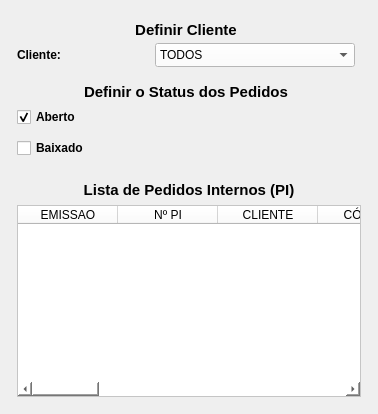
      <widget class="QWidget" name="tab_4">
       <attribute name="title">
        <string>Pedido Interno (PI)</string>
       </attribute>
       <layout class="QVBoxLayout" name="verticalLayout_2">
        <item>
         <widget class="QWidget" name="widget_2" native="true">
          <layout class="QVBoxLayout" name="verticalLayout_3">
           <property name="spacing">
            <number>6</number>
           </property>
           <property name="leftMargin">
            <number>0</number>
           </property>
           <property name="topMargin">
            <number>0</number>
           </property>
           <property name="rightMargin">
            <number>0</number>
           </property>
           <property name="bottomMargin">
            <number>0</number>
           </property>
           <item>
            <widget class="QWidget" name="widget_3" native="true">
             <property name="maximumSize">
              <size>
               <width>16777215</width>
               <height>160</height>
              </size>
             </property>
             <layout class="QHBoxLayout" name="horizontalLayout_5">
              <property name="leftMargin">
               <number>0</number>
              </property>
              <property name="topMargin">
               <number>0</number>
              </property>
              <property name="rightMargin">
               <number>0</number>
              </property>
              <property name="bottomMargin">
               <number>0</number>
              </property>
              <item>
               <widget class="QWidget" name="widget_Cor1" native="true">
                <property name="sizePolicy">
                 <sizepolicy hsizetype="Preferred" vsizetype="Preferred">
                  <horstretch>0</horstretch>
                  <verstretch>0</verstretch>
                 </sizepolicy>
                </property>
                <property name="minimumSize">
                 <size>
                  <width>350</width>
                  <height>0</height>
                 </size>
                </property>
                <property name="maximumSize">
                 <size>
                  <width>350</width>
                  <height>16777215</height>
                 </size>
                </property>
                <property name="styleSheet">
                 <string notr="true"/>
                </property>
                <layout class="QVBoxLayout" name="verticalLayout_8">
                 <property name="spacing">
                  <number>1</number>
                 </property>
                 <property name="leftMargin">
                  <number>1</number>
                 </property>
                 <property name="topMargin">
                  <number>10</number>
                 </property>
                 <property name="rightMargin">
                  <number>1</number>
                 </property>
                 <property name="bottomMargin">
                  <number>6</number>
                 </property>
                 <item>
                  <widget class="QLabel" name="label_55">
                   <property name="minimumSize">
                    <size>
                     <width>0</width>
                     <height>0</height>
                    </size>
                   </property>
                   <property name="maximumSize">
                    <size>
                     <width>16777215</width>
                     <height>25</height>
                    </size>
                   </property>
                   <property name="font">
                    <font>
                     <pointsize>11</pointsize>
                     <weight>75</weight>
                     <bold>true</bold>
                    </font>
                   </property>
                   <property name="text">
                    <string>Definir Cliente</string>
                   </property>
                   <property name="alignment">
                    <set>Qt::AlignCenter</set>
                   </property>
                  </widget>
                 </item>
                 <item>
                  <widget class="QWidget" name="widget_31" native="true">
                   <property name="minimumSize">
                    <size>
                     <width>0</width>
                     <height>30</height>
                    </size>
                   </property>
                   <property name="maximumSize">
                    <size>
                     <width>16777215</width>
                     <height>30</height>
                    </size>
                   </property>
                   <property name="styleSheet">
                    <string notr="true"/>
                   </property>
                   <layout class="QHBoxLayout" name="horizontalLayout_27">
                    <property name="spacing">
                     <number>5</number>
                    </property>
                    <property name="leftMargin">
                     <number>5</number>
                    </property>
                    <property name="topMargin">
                     <number>3</number>
                    </property>
                    <property name="rightMargin">
                     <number>5</number>
                    </property>
                    <property name="bottomMargin">
                     <number>3</number>
                    </property>
                    <item>
                     <widget class="QLabel" name="label_58">
                      <property name="minimumSize">
                       <size>
                        <width>75</width>
                        <height>0</height>
                       </size>
                      </property>
                      <property name="maximumSize">
                       <size>
                        <width>75</width>
                        <height>16777215</height>
                       </size>
                      </property>
                      <property name="font">
                       <font>
                        <pointsize>9</pointsize>
                        <weight>75</weight>
                        <bold>true</bold>
                       </font>
                      </property>
                      <property name="text">
                       <string>Cliente:</string>
                      </property>
                      <property name="alignment">
                       <set>Qt::AlignLeading|Qt::AlignLeft|Qt::AlignVCenter</set>
                      </property>
                     </widget>
                    </item>
                    <item>
                     <widget class="QLabel" name="label_5">
                      <property name="text">
                       <string/>
                      </property>
                     </widget>
                    </item>
                    <item>
                     <widget class="QComboBox" name="combo_Cliente_PI">
                      <property name="sizePolicy">
                       <sizepolicy hsizetype="Preferred" vsizetype="Preferred">
                        <horstretch>0</horstretch>
                        <verstretch>0</verstretch>
                       </sizepolicy>
                      </property>
                      <property name="minimumSize">
                       <size>
                        <width>200</width>
                        <height>0</height>
                       </size>
                      </property>
                      <property name="maximumSize">
                       <size>
                        <width>200</width>
                        <height>16777215</height>
                       </size>
                      </property>
                      <property name="font">
                       <font>
                        <pointsize>9</pointsize>
                       </font>
                      </property>
                      <property name="styleSheet">
                       <string notr="true">background-color: rgb(255, 255, 255);</string>
                      </property>
                      <item>
                       <property name="text">
                        <string>TODOS</string>
                       </property>
                      </item>
                      <item>
                       <property name="text">
                        <string>103 - HOMEBAG</string>
                       </property>
                      </item>
                      <item>
                       <property name="text">
                        <string>2 - KOBA</string>
                       </property>
                      </item>
                      <item>
                       <property name="text">
                        <string>6 - PACIFIL</string>
                       </property>
                      </item>
                      <item>
                       <property name="text">
                        <string>5 - PLASTICOS ARACAJU</string>
                       </property>
                      </item>
                      <item>
                       <property name="text">
                        <string>4 - PLASTICOS SUZUKI</string>
                       </property>
                      </item>
                      <item>
                       <property name="text">
                        <string>8 - RECICLADORA</string>
                       </property>
                      </item>
                      <item>
                       <property name="text">
                        <string>86 - TASHIRO &amp; TAKATA</string>
                       </property>
                      </item>
                      <item>
                       <property name="text">
                        <string>3 - VOTI</string>
                       </property>
                      </item>
                     </widget>
                    </item>
                   </layout>
                  </widget>
                 </item>
                 <item>
                  <widget class="QLabel" name="label_54">
                   <property name="minimumSize">
                    <size>
                     <width>0</width>
                     <height>30</height>
                    </size>
                   </property>
                   <property name="maximumSize">
                    <size>
                     <width>16777215</width>
                     <height>30</height>
                    </size>
                   </property>
                   <property name="font">
                    <font>
                     <pointsize>11</pointsize>
                     <weight>75</weight>
                     <bold>true</bold>
                    </font>
                   </property>
                   <property name="text">
                    <string>Definir o Status dos Pedidos</string>
                   </property>
                   <property name="alignment">
                    <set>Qt::AlignBottom|Qt::AlignHCenter</set>
                   </property>
                  </widget>
                 </item>
                 <item>
                  <widget class="QWidget" name="widget_40" native="true">
                   <property name="minimumSize">
                    <size>
                     <width>0</width>
                     <height>30</height>
                    </size>
                   </property>
                   <property name="maximumSize">
                    <size>
                     <width>16777215</width>
                     <height>30</height>
                    </size>
                   </property>
                   <property name="styleSheet">
                    <string notr="true"/>
                   </property>
                   <layout class="QHBoxLayout" name="horizontalLayout_33">
                    <property name="spacing">
                     <number>5</number>
                    </property>
                    <property name="leftMargin">
                     <number>5</number>
                    </property>
                    <property name="topMargin">
                     <number>3</number>
                    </property>
                    <property name="rightMargin">
                     <number>5</number>
                    </property>
                    <property name="bottomMargin">
                     <number>3</number>
                    </property>
                    <item>
                     <widget class="QCheckBox" name="check_Aberto_PI">
                      <property name="font">
                       <font>
                        <pointsize>9</pointsize>
                        <weight>75</weight>
                        <bold>true</bold>
                       </font>
                      </property>
                      <property name="text">
                       <string>Aberto</string>
                      </property>
                      <property name="checked">
                       <bool>true</bool>
                      </property>
                     </widget>
                    </item>
                    <item>
                     <widget class="QLabel" name="label_2">
                      <property name="text">
                       <string/>
                      </property>
                     </widget>
                    </item>
                   </layout>
                  </widget>
                 </item>
                 <item>
                  <widget class="QWidget" name="widget_34" native="true">
                   <property name="minimumSize">
                    <size>
                     <width>0</width>
                     <height>30</height>
                    </size>
                   </property>
                   <property name="maximumSize">
                    <size>
                     <width>16777215</width>
                     <height>30</height>
                    </size>
                   </property>
                   <property name="styleSheet">
                    <string notr="true"/>
                   </property>
                   <layout class="QHBoxLayout" name="horizontalLayout_30">
                    <property name="spacing">
                     <number>5</number>
                    </property>
                    <property name="leftMargin">
                     <number>5</number>
                    </property>
                    <property name="topMargin">
                     <number>3</number>
                    </property>
                    <property name="rightMargin">
                     <number>5</number>
                    </property>
                    <property name="bottomMargin">
                     <number>3</number>
                    </property>
                    <item>
                     <widget class="QCheckBox" name="check_Baixado_PI">
                      <property name="font">
                       <font>
                        <pointsize>9</pointsize>
                        <weight>75</weight>
                        <bold>true</bold>
                       </font>
                      </property>
                      <property name="text">
                       <string>Baixado</string>
                      </property>
                     </widget>
                    </item>
                    <item>
                     <widget class="QLabel" name="label_8">
                      <property name="text">
                       <string/>
                      </property>
                     </widget>
                    </item>
                   </layout>
                  </widget>
                 </item>
                </layout>
               </widget>
              </item>
              <item>
               <widget class="QWidget" name="widget_5" native="true">
                <widget class="QPushButton" name="btn_Consultar_PI">
                 <property name="geometry">
                  <rect>
                   <x>10</x>
                   <y>130</y>
                   <width>80</width>
                   <height>24</height>
                  </rect>
                 </property>
                 <property name="sizePolicy">
                  <sizepolicy hsizetype="Fixed" vsizetype="Preferred">
                   <horstretch>0</horstretch>
                   <verstretch>0</verstretch>
                  </sizepolicy>
                 </property>
                 <property name="maximumSize">
                  <size>
                   <width>80</width>
                   <height>16777215</height>
                  </size>
                 </property>
                 <property name="font">
                  <font>
                   <pointsize>9</pointsize>
                   <weight>75</weight>
                   <bold>true</bold>
                  </font>
                 </property>
                 <property name="cursor">
                  <cursorShape>PointingHandCursor</cursorShape>
                 </property>
                 <property name="styleSheet">
                  <string notr="true">background-color: rgb(141, 141, 141);</string>
                 </property>
                 <property name="text">
                  <string>Consultar</string>
                 </property>
                </widget>
               </widget>
              </item>
             </layout>
            </widget>
           </item>
           <item>
            <widget class="QWidget" name="widget_Cor2" native="true">
             <property name="styleSheet">
              <string notr="true"/>
             </property>
             <layout class="QVBoxLayout" name="verticalLayout_4">
              <property name="leftMargin">
               <number>6</number>
              </property>
              <property name="topMargin">
               <number>6</number>
              </property>
              <property name="rightMargin">
               <number>6</number>
              </property>
              <property name="bottomMargin">
               <number>6</number>
              </property>
              <item>
               <widget class="QLabel" name="label_14">
                <property name="sizePolicy">
                 <sizepolicy hsizetype="Minimum" vsizetype="Preferred">
                  <horstretch>0</horstretch>
                  <verstretch>0</verstretch>
                 </sizepolicy>
                </property>
                <property name="minimumSize">
                 <size>
                  <width>300</width>
                  <height>0</height>
                 </size>
                </property>
                <property name="maximumSize">
                 <size>
                  <width>16777215</width>
                  <height>25</height>
                 </size>
                </property>
                <property name="font">
                 <font>
                  <pointsize>11</pointsize>
                  <weight>75</weight>
                  <bold>true</bold>
                 </font>
                </property>
                <property name="text">
                 <string>Lista de Pedidos Internos (PI)</string>
                </property>
                <property name="alignment">
                 <set>Qt::AlignCenter</set>
                </property>
               </widget>
              </item>
              <item>
               <widget class="QTableWidget" name="table_PI">
                <property name="sizePolicy">
                 <sizepolicy hsizetype="Preferred" vsizetype="Preferred">
                  <horstretch>0</horstretch>
                  <verstretch>0</verstretch>
                 </sizepolicy>
                </property>
                <property name="font">
                 <font>
                  <pointsize>9</pointsize>
                 </font>
                </property>
                <property name="styleSheet">
                 <string notr="true">background-color: rgb(255, 255, 255);</string>
                </property>
                <column>
                 <property name="text">
                  <string>EMISSAO</string>
                 </property>
                </column>
                <column>
                 <property name="text">
                  <string>Nº PI</string>
                 </property>
                </column>
                <column>
                 <property name="text">
                  <string>CLIENTE</string>
                 </property>
                </column>
                <column>
                 <property name="text">
                  <string>CÓDIGO</string>
                 </property>
                </column>
                <column>
                 <property name="text">
                  <string>DESCRIÇÃO</string>
                 </property>
                </column>
                <column>
                 <property name="text">
                  <string>REFERÊNCIA</string>
                 </property>
                </column>
                <column>
                 <property name="text">
                  <string>UM</string>
                 </property>
                </column>
                <column>
                 <property name="text">
                  <string>QTDE</string>
                 </property>
                </column>
                <column>
                 <property name="text">
                  <string>DATA ENTR.</string>
                 </property>
                </column>
                <column>
                 <property name="text">
                  <string>SOLICITANTE</string>
                 </property>
                </column>
                <column>
                 <property name="text">
                  <string>NUM_REQ</string>
                 </property>
                </column>
                <column>
                 <property name="text">
                  <string>PC</string>
                 </property>
                </column>
                <column>
                 <property name="text">
                  <string>STATUS</string>
                 </property>
                </column>
                <column>
                 <property name="text">
                  <string>OBS</string>
                 </property>
                </column>
               </widget>
              </item>
             </layout>
            </widget>
           </item>
          </layout>
         </widget>
        </item>
       </layout>
      </widget>
